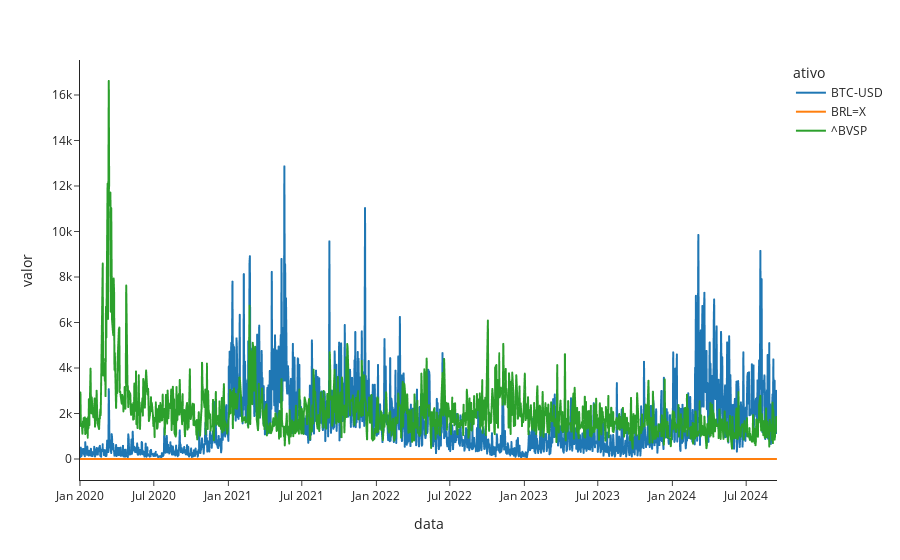

Notebook code for this chart:
### Code cell
fig = px.line(data_frame = amplitude_df, x='data', y='valor', color='ativo', template='simple_white')
fig.show()

### Figure 1 — Plotly figure (JSON) as saved in the notebook; plotly's stock layout.template omitted (floating-point values rounded to 4 significant figures; data arrays with more than 128 entries replaced by an {"elided": "..."} marker saying what was removed)
{"data": [{"hovertemplate": "ativo=BTC-USD<br>data=%{x}<br>valor=%{y}<extra></extra>", "legendgroup": "BTC-USD", "line": {"color": "#1F77B4", "dash": "solid"}, "marker": {"symbol": "circle"}, "mode": "lines", "name": "BTC-USD", "showlegend": true, "type": "scattergl", "x": {"elided": "1720 str values"}, "xaxis": "x", "y": {"elided": "1720 float values"}, "yaxis": "y"}, {"hovertemplate": "ativo=BRL=X<br>data=%{x}<br>valor=%{y}<extra></extra>", "legendgroup": "BRL=X", "line": {"color": "#FF7F0E", "dash": "solid"}, "marker": {"symbol": "circle"}, "mode": "lines", "name": "BRL=X", "showlegend": true, "type": "scattergl", "x": {"elided": "1228 str values"}, "xaxis": "x", "y": {"elided": "1228 float values"}, "yaxis": "y"}, {"hovertemplate": "ativo=^BVSP<br>data=%{x}<br>valor=%{y}<extra></extra>", "legendgroup": "^BVSP", "line": {"color": "#2CA02C", "dash": "solid"}, "marker": {"symbol": "circle"}, "mode": "lines", "name": "^BVSP", "showlegend": true, "type": "scattergl", "x": {"elided": "1172 str values"}, "xaxis": "x", "y": {"elided": "1172 int values"}, "yaxis": "y"}], "layout": {"autosize": true, "legend": {"title": {"text": "ativo"}, "tracegroupgap": 0}, "margin": {"t": 60}, "xaxis": {"anchor": "y", "autorange": true, "domain": [0, 1], "range": ["2020-01-01", "2024-09-15"], "title": {"text": "data"}, "type": "date"}, "yaxis": {"anchor": "x", "autorange": true, "domain": [0, 1], "range": [-923.1, 17540.0], "title": {"text": "valor"}, "type": "linear"}}}
